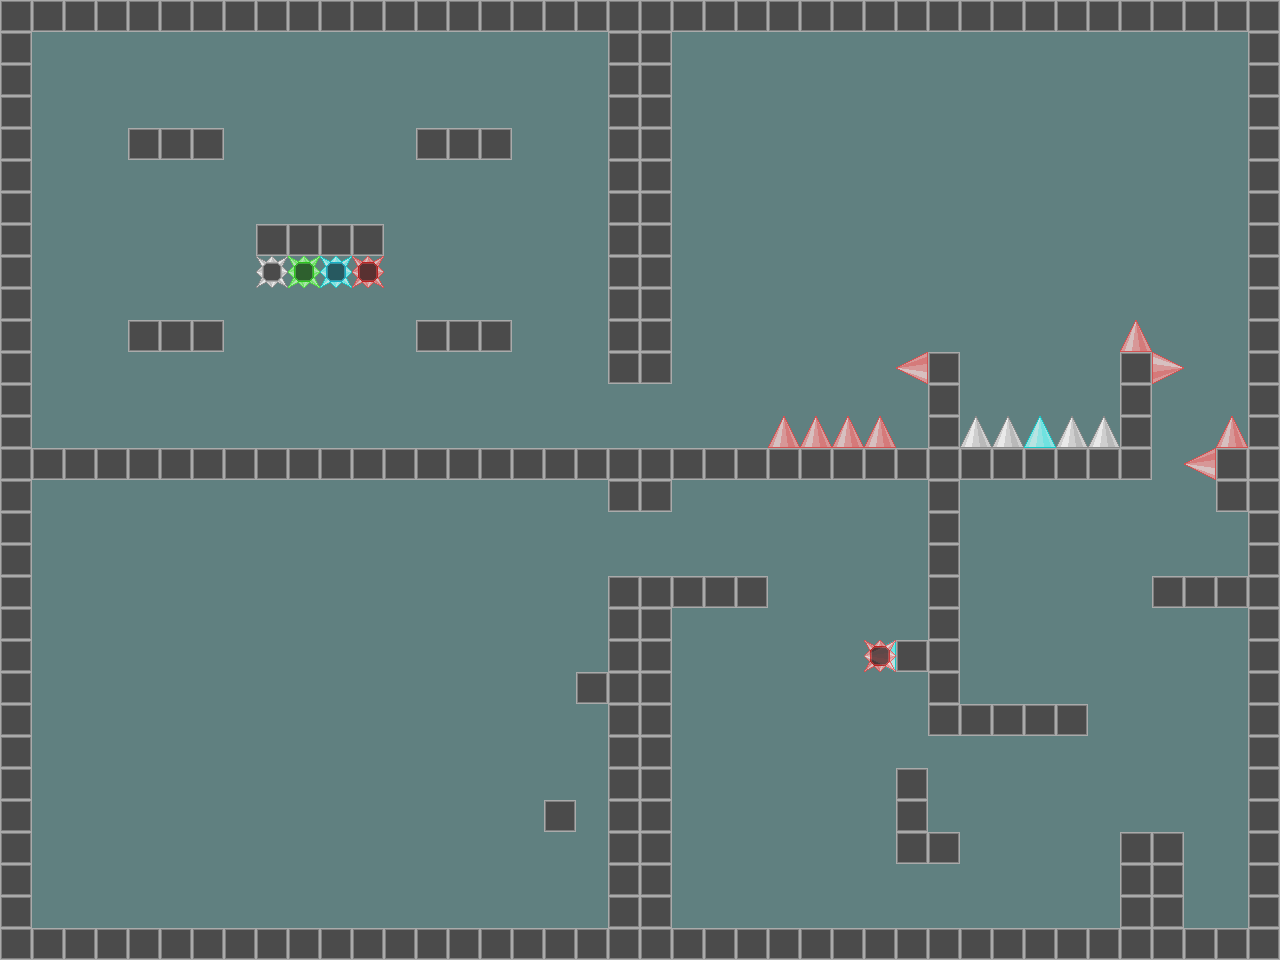

Tiled map render using the project's own tile images. Description and the map definition, with tile-layer contents summarised, below:
An orthogonal 40x30 tile map with 32x32 px tiles, 4 tile layers (base, easy, normal, hard) and 3 objects.

<map version="1.0" orientation="orthogonal" renderorder="right-down" width="40" height="30" tilewidth="32" tileheight="32" backgroundcolor="#608080">
 <properties>
  <property name="script" value="test/maps/test2.lua" />
 </properties>
 <tileset firstgid="1" source="../tilesets/test_tileset.tsx" />
 <layer name="base" width="40" height="30">
  <data>[1200 cells, 277 non-empty, 3 distinct tile ids]</data>
 </layer>
 <layer name="easy" width="40" height="30" opacity="0.78">
  <data>[1200 cells, 1 non-empty, 1 distinct tile ids]</data>
 </layer>
 <layer name="normal" width="40" height="30" opacity="0.78">
  <data>[1200 cells, 3 non-empty, 3 distinct tile ids]</data>
 </layer>
 <layer name="hard" width="40" height="30" opacity="0.76">
  <data>[1200 cells, 11 non-empty, 4 distinct tile ids]</data>
 </layer>
 <objectgroup name="camera">
  <object x="0" y="0" width="640" height="480" />
  <object x="640" y="0" width="640" height="960" />
  <object x="0" y="480" width="640" height="480" />
 </objectgroup>
</map>